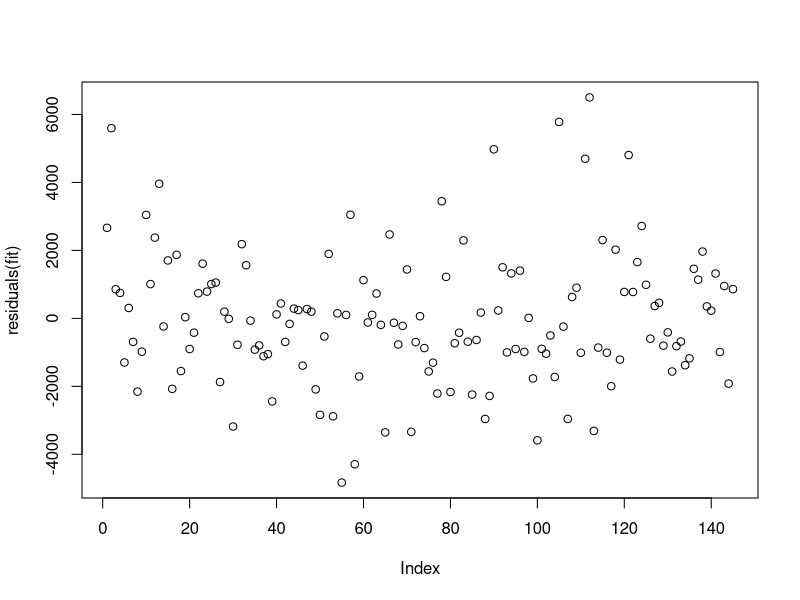
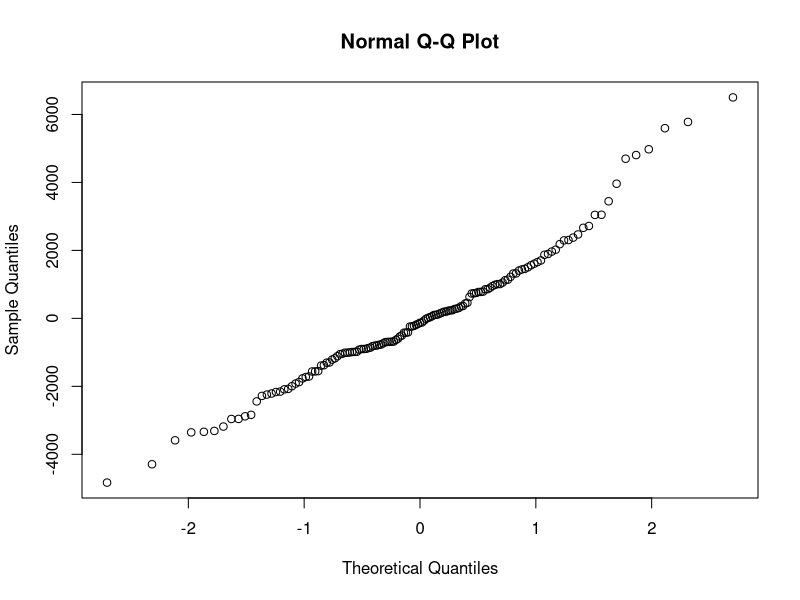
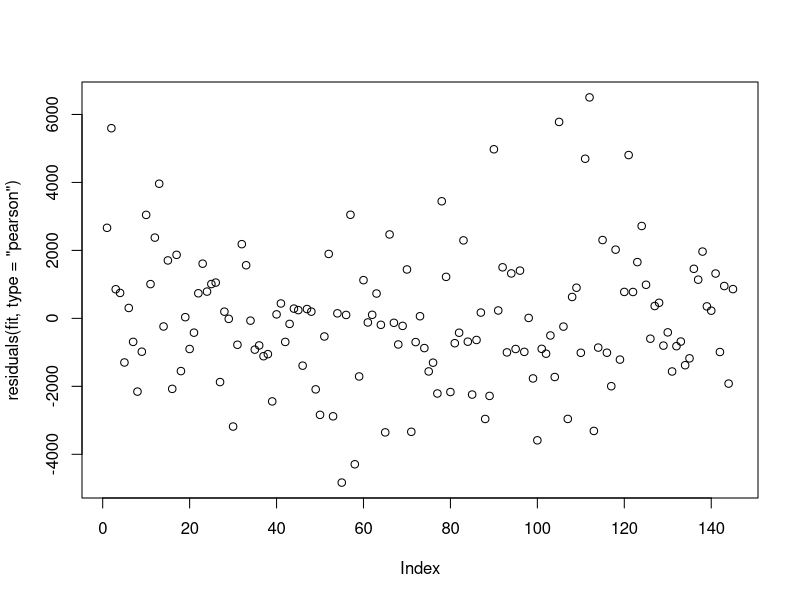
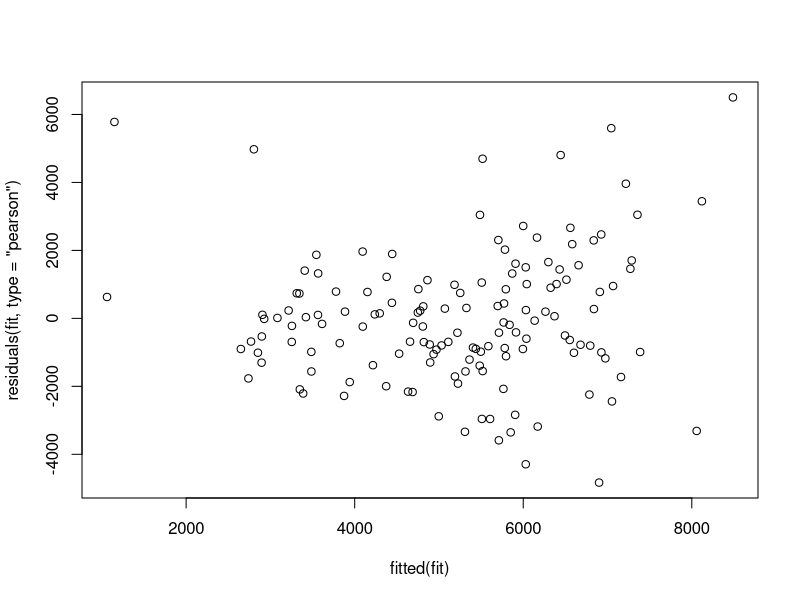

Write the R code that produced these figures, in order. (Note: this script raises an error after producing the figures.)
## ---- chunk 1
library(ggplot2)
library(dplyr)
library(lmerTest)
library(car)
library("glmmTMB")


#read in data
rm(list=ls())
dat<-read.csv("DataSynthesis.csv")


#remove those with fertilizer treatment, and extra genotypes that are only in the alone treatment. 
dat<-dat[!grepl("i",dat$Sample,fixed=T),]


#Function to weigh pathogen damage by leaf area. 
Weigh<-function(x){
  x/(dat$GM_Leaf_Len*dat$GM_Leaf_Wid)
}
#Function to standardize variables. 
Standardize<-function(x){
  standard<-(x-mean(x,na.rm=T))/sd(x,na.rm=T)
}

#Weighing pathogen damage
dat$BlackPathDamW<-Weigh(dat$BlackPathDam)
dat$ThripsDamW<-Weigh(dat$ThripsDam)


#Logging pathogen damage data and fern data variables as they are very skewed. 
dat$BlackPathDamW<-log(dat$BlackPathDamW+abs(min(dat$BlackPathDamW,na.rm=T)+1))
dat$ThripsDamW<-log(dat$ThripsDamW+abs(min(dat$ThripsDamW,na.rm=T)+1))


dat$Fern<-log(dat$Fern+1)
dat$gluc_Conc<-log(dat$gluc_Conc)
dat$flav_Conc<-log(dat$flav_Conc)
dat$ChlorA<-log(dat$ChlorA)
dat$ThripsDam<-log(dat$ThripsDam+1)
dat$BlackPathDam<-log(dat$BlackPathDam+1)



#Calculating leaf area 
dat$GM_Leaf_Area<-dat$GM_Leaf_Wid*dat$GM_Leaf_Len

#Average Duplicates. 
dat2<-dat %>% select(-X) %>% group_by(Tag) %>%  summarize(gh_col=first(gh_col),gh_bench=first(gh_bench),treatment=first(treatment),GA3=first(GA3),Family=first(Family),Maple_StemHeight_End=mean(Maple_StemHeight_End),Maple_LeafNum_End=mean(Maple_LeafNum_End),maple_leaf_length_0=mean(maple_leaf_length_0),maple_leaves_0=mean(maple_leaves_0),Maple_TotalLeafArea_End=mean(Maple_TotalLeafArea_End),MapleDamage=mean(Maple_Damage_End),Fern=first(Fern),gluc_Conc=mean(gluc_Conc),flav_Conc=mean(flav_Conc),maple_height_0=mean(maple_height_0),ChlorA=mean(ChlorA), GM_TotalLeaf_Area=first(GM_TotalLeaf_Area),ThripsDam=mean(ThripsDam),BlackPathDam=mean(BlackPathDam),WhiteFungDam=mean(WhiteFungDam),BlackPathDamW=mean(BlackPathDamW),ThripsDamW=mean(ThripsDamW),comp_number=first(comp_number),GM_Leaf_Area=mean(GM_Leaf_Area))


#Converting white fungal damage to logistic. 
dat2$WhiteFungLogis<-NA
dat2$WhiteFungLogis[dat2$WhiteFungDam>0]<-"Yes"
dat2$WhiteFungLogis[dat2$WhiteFungDam==0]<-"No"


dat2<-dat2[!grepl("maple",dat2$Tag,fixed = T),]

dat2<-dat2[dat2$treatment=="gm",]


#All of these genotypes died (15 Genotypes).(We are simply missing a final measurement for e|JBCHY1-1-50|Q|240) That is only 3% Mortality. 
dead<-dat2[is.na(dat2$GM_TotalLeaf_Area),]

#Removing those with dead competitors from the garlic mustard treatment. ("e|JBCHY1-1-50|Q|240") did not die, we are simply missing the final measurement for it.

dead_competitors<-dead %>% filter(treatment=="gm",Tag!="e|JBCHY1-1-50|Q|240") %>% select(comp_number)

#Removing those with dead competitors from the analysis. 
dat2<-dat2 %>% filter(!comp_number %in% dead_competitors$comp_number)
dat<-dat %>% filter(!comp_number %in% dead_competitors$comp_number)
dat2<-dat2[dat2$comp_number!=79,]
dat2<-dat2[dat2$comp_number!=37,]
dat2<-dat2[dat2$comp_number!=59,]

table(dat2$comp_number)
#Generating collumn for the competitor family.
count=0
dat2$Family<-as.character(dat2$Family)
for(i in 1:length(dat2$comp_number)){
  temp<-dat2[dat2$comp_number==dat2$comp_number[i]&dat2$Tag!=dat2$Tag[i],c("Family","GM_TotalLeaf_Area","gluc_Conc")]#Selects the competitors data
count=count+1

  if(length(temp$Family[!is.na(temp$Family)])==0){ #if there are no values...Makes the values NA
   dat2$competitor[i]<-NA
  }
else{ #Assign the competitor data to the data frame. 
    dat2$competitor[i]<-temp$Family[!is.na(temp$Family)] 
}

  if(length(temp$GM_TotalLeaf_Area[!is.na(temp$GM_TotalLeaf_Area)])==0){
   dat2$comp_Size[i]<-NA
  }
else{
   dat2$comp_Size[i]<-temp$GM_TotalLeaf_Area[!is.na(temp$GM_TotalLeaf_Area)]  
}

  if(length(temp$gluc_Conc[!is.na(temp$gluc_Conc)])==0){
   dat2$comp_Gluc[i]<-NA
 }
  else {
  dat2$comp_Gluc[i]<-temp$gluc_Conc[!is.na(temp$gluc_Conc)]
    }
}


## ---- chunk 2
#Modelling random effects 

fit<-glmmTMB(GM_TotalLeaf_Area~Fern+BlackPathDam+WhiteFungLogis+(1|Family)+(1|gh_bench),data=dat2)

fit2<-glmmTMB(GM_TotalLeaf_Area~Fern+BlackPathDam+WhiteFungLogis+(1|gh_bench),data=dat2)

fit3<-glmmTMB(GM_TotalLeaf_Area~Fern+BlackPathDam+WhiteFungLogis+(1|Family),data=dat2)

#Is bench important?
anova(fit,fit3) #no it is not.

#Is family important? 
anova(fit,fit2) #Yes it is. 


#Modelling fixed effects 

fit<-glmmTMB(GM_TotalLeaf_Area~Fern+ThripsDam+BlackPathDam+WhiteFungLogis+competitor+comp_Size+(1|Family),data=dat2)

fit2<-update(fit,~.-competitor)
anova(fit,fit2) #competitor not significant predictor. 
summary(fit2)

fit3<-update(fit2,~.-WhiteFungLogis)
anova(fit3,fit2) #White fungal damage not singificant.
summary(fit3)

fit4<-update(fit3,~.-Fern)
anova(fit4,fit3) #Fern not significant
summary(fit4)

#All else is significant. IS gluc_Conc also significant? 

fit5<-glmmTMB(GM_TotalLeaf_Area~ThripsDam+BlackPathDam+comp_Size+comp_Gluc+(1|Family),data=dat2)
summary(fit5) #Glucosinolate is not significant. Therefore, size is significant. is family significant if the effect of size is removed? 


fit5<-glmmTMB(GM_TotalLeaf_Area~ThripsDam+BlackPathDam+competitor+(1|Family),data=dat2)
fit6<-glmmTMB(GM_TotalLeaf_Area~ThripsDam+BlackPathDam+(1|Family),data=dat2)
anova(fit5,fit6) #Even without size included, id of neighbor is not singificant. This is likley because of a lack of sample sie available only in this treament. 


#Best model
fit<-glmmTMB(GM_TotalLeaf_Area~Standardize(comp_Size)+Standardize(ThripsDam)+Standardize(BlackPathDam)+(1|Family),data=dat2[!is.na(dat2$comp_Size),])

fit2<-glmmTMB(GM_TotalLeaf_Area~+Standardize(ThripsDam)+Standardize(BlackPathDam)+(1|Family),data=dat2[!is.na(dat2$comp_Size),])
anova(fit,fit2)
summary(fit)

plot(residuals(fit))
qqnorm(residuals(fit))
plot(residuals(fit,type="pearson"))
plot(residuals(fit,type="pearson")~fitted(fit))


## ---- chunk 3
#I must control for leaf size, because there are less glucosinolates with larger leaf sizes. 
fit7<-lmer(GM_TotalLeaf_Area~ BlackPathDam+ WhiteFungLogis+gluc_Conc+GM_Leaf_Area+(1|Family),data=dat2)
summary(fit7) #Not for glucosinolates... significantly positive correlation.

fit7<-lmer(GM_TotalLeaf_Area~BlackPathDam + WhiteFungLogis+flav_Conc+GM_Leaf_Area+(1|Family),data=dat2)
summary(fit7) #Not for flavonoids (Significant postive correlation. )

## ---- chunk 4

#Standardizing variables
dat2$gluc_ConcS<-Standardize(dat2$gluc_Conc)
dat2$ChlorAS<-Standardize(dat2$ChlorA)
dat2$GM_TotalLeaf_AreaS<-Standardize(dat2$GM_TotalLeaf_Area)

dat2$Family<-as.character(dat2$Family)



datG<-dat2 %>% select(Tag,Family,gluc_ConcS,ChlorAS,GM_TotalLeaf_AreaS,gh_bench) %>%  pivot_longer(c(gluc_ConcS,ChlorAS,GM_TotalLeaf_AreaS))

glmmTMB(value ~ -1+name*gh_bench+(-1+name|Family),REML=T,data=datG)
#did not converge... removing bench interaction.

glmmTMB(value ~ -1+name+gh_bench+(-1+name|Family),REML=T,data=datG)
#Did not converge, removing bench. 
glmmTMB(value ~ -1+(-1+name|Family),REML=T,data=datG)
#Still did not converge. 
